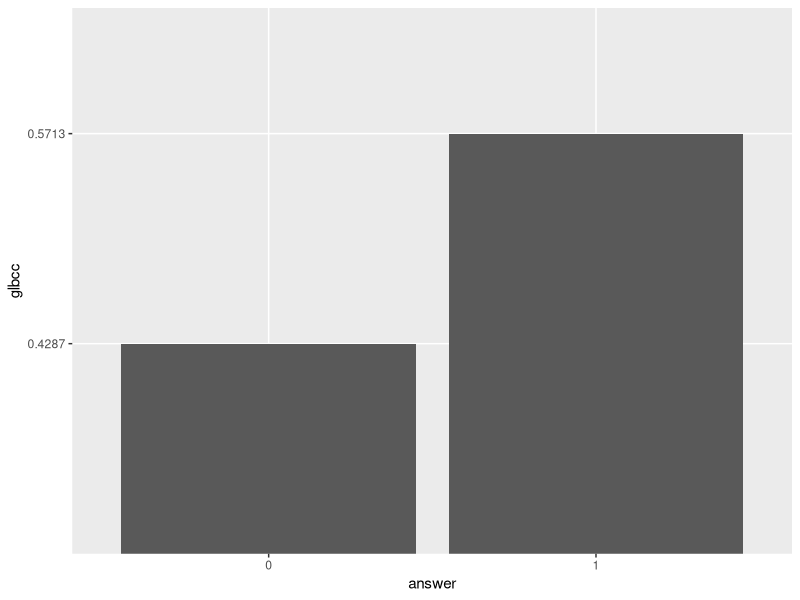
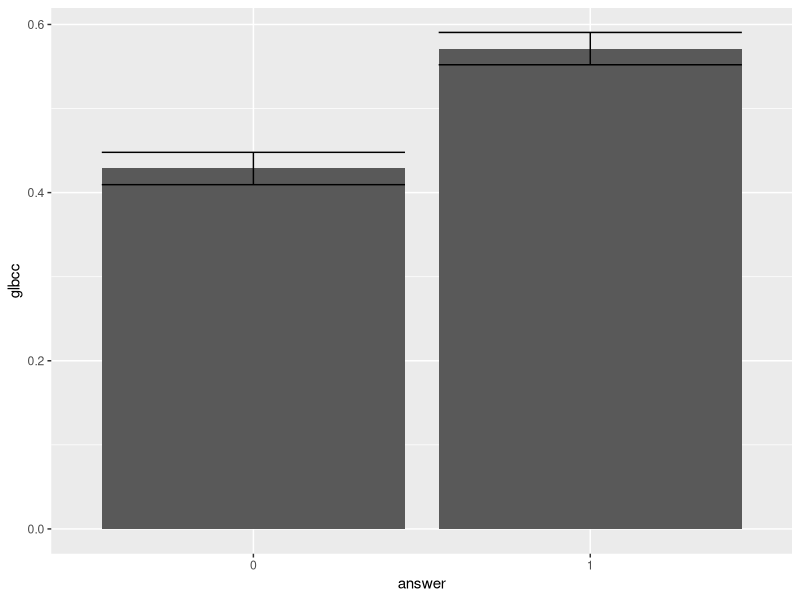
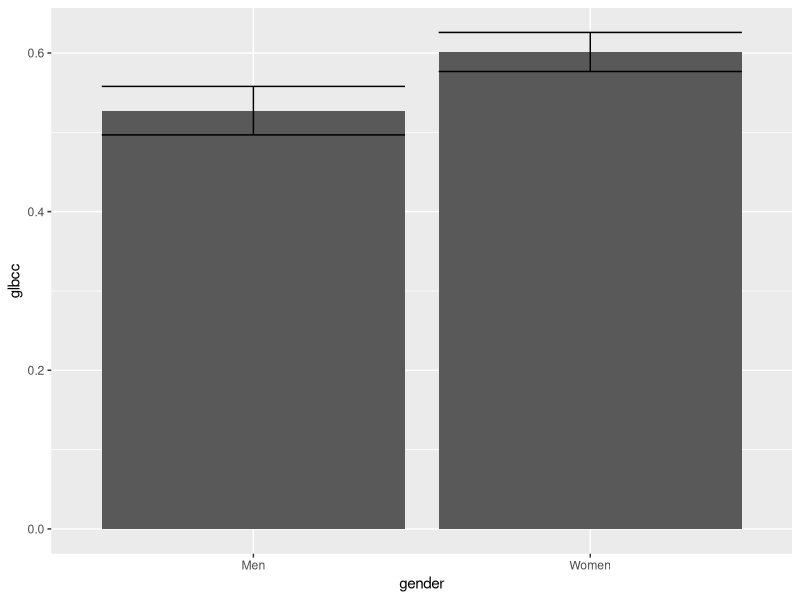
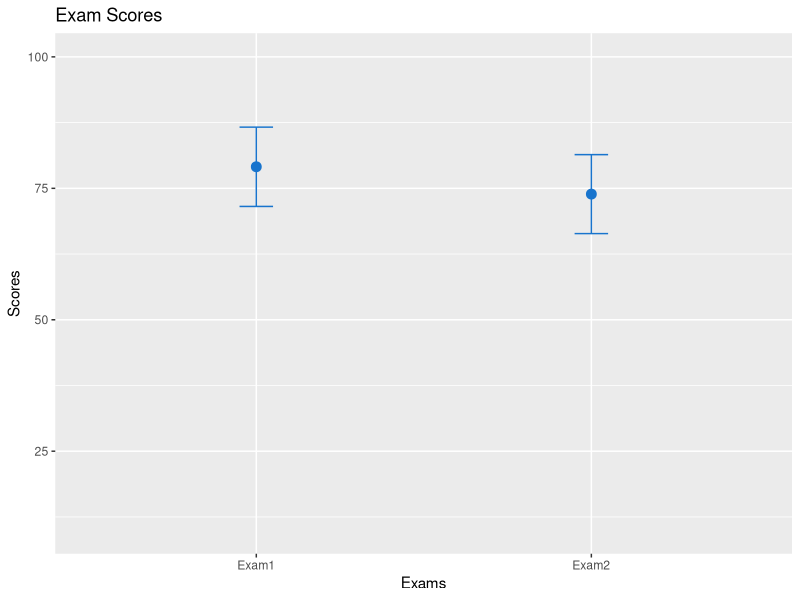
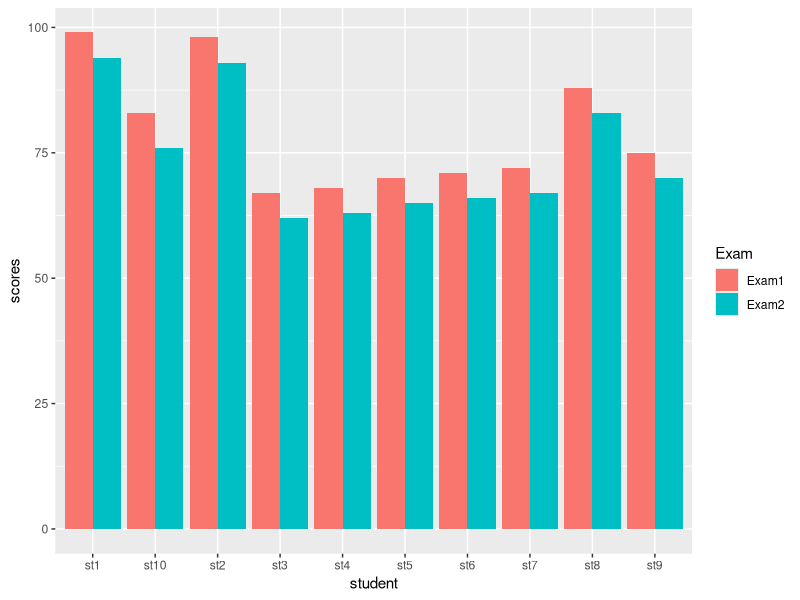

These figures' R source, in order:
## ---- chunk 1
knitr::opts_chunk$set(echo = TRUE)
setwd("~/Methods Labs")
ds <- read.csv("Class Data Set Factored.csv")
library(ggplot2)
library(psych)
library(car)
library(vcd)
options(scipen = 999)
## ---- chunk 2
t.gcc <- table(ds$glbcc)
t.gcc
## ---- chunk 3
p.t.gcc <- round(prop.table(t.gcc), 4)
p.t.gcc 
## ---- chunk 4
p.t.gcc
df <- data.frame(answer = c("0","1"), glbcc = c("0.4287", "0.5713"))
ggplot(df, aes(x=answer, y=glbcc)) +
  geom_bar(stat = "identity") 
## ---- chunk 5
se <-sqrt((0.5713*(1-0.5713)/2547)) 
se
## ---- chunk 6
se <- describe(ds$glbcc)$se
se
## ---- chunk 7
p.t.gcc
## ---- chunk 8
no <- 0.4287
yes <- 0.5713
## ---- chunk 9
no.up <- no + 1.96 * se
no.low <- no - 1.96 * se
yes.up <- yes + 1.96 * se
yes.low <- yes - 1.96 * se

## ---- chunk 10
df <- data.frame(answer = c("0", "1"), glbcc = c(no,yes), lower = c(no.low,yes.low),
                 upper = c(no.up, yes.up))
## ---- chunk 11
ggplot(df, aes(x=answer, y=glbcc)) +
  geom_bar(stat="identity")+
  geom_errorbar(aes(ymin=lower, ymax=upper))
## ---- chunk 12
t.gcc.gend <- table(ds$glbcc, ds$f.gender)
t.gcc.gend
t.gcc.gend.p <- round(prop.table(t.gcc.gend, 2), 4)
t.gcc.gend.p

## ---- chunk 13
yes.table <- t.gcc.gend.p[2,]
yes.table
## ---- chunk 14
men2 <- 0.5273
women2 <- 0.6013
## ---- chunk 15
male <- subset(ds, gender==1)
female <- subset(ds, gender==0)
## ---- chunk 16
men.se <- describe(male$glbcc)$se
women.se <- describe(female$glbcc)$se
## ---- chunk 17
men.up <- men2 + 1.96*men.se
men.low <- men2 - 1.96*men.se
women.up <- women2 + 1.96*women.se
women.low <- women2 - 1.96*women.se
## ---- chunk 18

df2 <- data.frame(gender = c("Men", "Women"), glbcc = c(men2,women2), lower = c(men.low,women.low),
                 upper = c(men.up, women.up))
## ---- chunk 19
ggplot(df2, aes(x=gender, y=glbcc)) +
  geom_bar(stat="identity") +
  geom_errorbar(aes(ymin=lower, ymax=upper))
## ---- chunk 20
women2 - men2
t.test(male$glbcc, female$glbcc)
## ---- chunk 21
ds$r.gccrsk <- recode(ds$glbcc_risk, "0:1=1; 2:3=2; 4:6=3; 7:8:=4; 9:10=5")
table(ds$r.gccrsk)
## ---- chunk 22
gcc.table <- table(ds$r.gccrsk, ds$f.gender)
gcc.table
## ---- chunk 23
round(prop.table(gcc.table, 2) * 100, 1)
## ---- chunk 24
chisq.test(gcc.table)
## ---- chunk 25
summary(gcc.table)
## ---- chunk 26
assocstats(gcc.table)
## ---- chunk 27
gcc.table2 <- table(ds$r.gccrsk, ds$f.ideology, ds$f.gender)
gcc.table2
## ---- chunk 28
chisq.test(gcc.table2[,,1])
assocstats(gcc.table2[,,1])
## ---- chunk 29
chisq.test(gcc.table2[,,2])
assocstats(gcc.table2[,,2])
## ---- chunk 30
ds$f.part <- recode(ds$f.party.2, "'Dem'='Dem'; 'Rep'='Rep'; else=NA")
table(ds$f.part)
## ---- chunk 31
by(ds$glbcc_risk, ds$f.part, describe)
## ---- chunk 32
leveneTest(ds$glbcc_risk, ds$f.part)
## ---- chunk 33
t.test(ds$glbcc_risk ~ ds$f.part, var.equal = FALSE) # var.equal=FALSE is default, you don't need to include it.
## ---- chunk 34
t.test(ds$glbcc_risk ~ ds$f.part, alt = "greater")
## ---- chunk 35
leveneTest(ds$glbcc_risk~ds$f.party.2)


## ---- chunk 36
TukeyHSD(aov(ds$glbcc_risk~ds$f.party.2))
## ---- chunk 37
pairwise.t.test(ds$glbcc_risk, ds$f.party.2, pool.sd=FALSE)
## ---- chunk 38
wilcox.test(ds$glbcc_risk ~ ds$f.part)
## ---- chunk 39
Student <- c("st1", "st2", "st3", "st4", "st5", "st6", "st7", "st8", "st9", "st10")
Exam1 <- c(99, 98, 67, 68, 70, 71, 72, 88, 75, 83)
Exam2 <- c(94, 93, 62, 63, 65, 66, 67, 83, 70, 76) 
exam.ds <- data.frame(Student, Exam1, Exam2)
exam.ds
## ---- chunk 40
var.test(exam.ds$Exam1, exam.ds$Exam2)

## ---- chunk 41
t.test(exam.ds$Exam1, exam.ds$Exam2, paired = TRUE, var.equal = TRUE)
## ---- chunk 42
t.test(exam.ds$Exam1, exam.ds$Exam2, paired = TRUE, var.equal = TRUE, alt = "greater")
## ---- chunk 43
exam1 <- mean(exam.ds$Exam1, na.rm = T)
exam2 <- mean(exam.ds$Exam2, na.rm = T)

## ---- chunk 44
exam1.se <- describe(exam.ds$Exam1)$se
exam2.se <- describe(exam.ds$Exam2)$se
## ---- chunk 45
exam1up <- exam1 + exam1.se*1.96
exam1low <- exam1 - exam1.se*1.96
exam2up <- exam2 + exam2.se*1.96
exam2low <- exam2 - exam2.se*1.96
## ---- chunk 46
test <- c("Exam1", "Exam2")
scores <- c(exam1, exam2)
upper <- c(exam1up, exam2up)
lower <- c(exam1low, exam2low)
examdf <- data.frame(test, scores, upper, lower)
## ---- chunk 47
ggplot(examdf, aes(x=test, y=scores)) + # building the basic aesthetic
  geom_point(size=3, shape=19, col = "dodgerblue3") + # telling R to place points, the shape and color as well.
  geom_errorbar(aes(ymin=lower, ymax=upper), width=.1, col="dodgerblue3") + # making error bars based on the confidence intervals
  ylim(10,100) + # Setting the y axis
  ggtitle("Exam Scores") + # Main title
  xlab("Exams") + # Name for x axis
  ylab("Scores") # Name for y axis
## ---- chunk 48
Exam <- rep(c("Exam1", "Exam2"), each = 10) # Repeats "Exam1, Exam2" 10 times
student <- rep(c("st1", "st2", "st3", "st4", "st5", "st6", "st7", "st8", "st9", "st10"),2) # Repeats the 10 student names 2 times
scores <- c(99, 98, 67, 68, 70, 71, 72, 88, 75, 83, 94, 93, 62, 63, 65, 66, 67, 83, 70, 76) # Lists the 10 Exam 1 scores and then the 10 exam 2 scores. 
exam.com <- data.frame(Exam, student, scores) # Creates the data frame
## ---- chunk 49
exam.com
## ---- chunk 50

ggplot(exam.com, aes(x=student, y=scores, fill=Exam)) +
  geom_bar(stat="identity", position = position_dodge())
